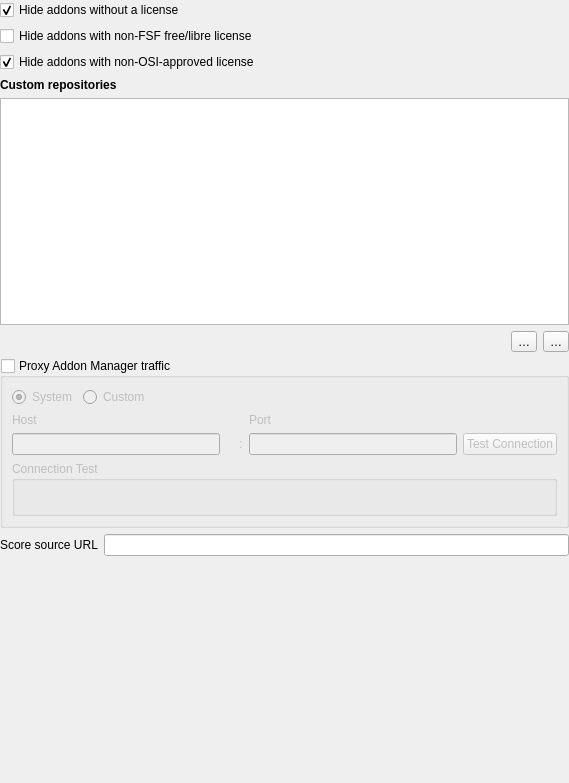
<?xml version="1.0" encoding="UTF-8"?>
<ui version="4.0">
 <class>Gui::Dialog::DlgSettingsAddonManager</class>
 <widget class="QWidget" name="Gui::Dialog::DlgSettingsAddonManager">
  <property name="geometry">
   <rect>
    <x>0</x>
    <y>0</y>
    <width>569</width>
    <height>783</height>
   </rect>
  </property>
  <property name="windowTitle">
   <string>Addon Manager Options</string>
  </property>
  <layout class="QVBoxLayout" name="verticalLayout">
   <property name="leftMargin">
    <number>0</number>
   </property>
   <property name="topMargin">
    <number>0</number>
   </property>
   <property name="rightMargin">
    <number>0</number>
   </property>
   <property name="bottomMargin">
    <number>0</number>
   </property>
   <item>
    <widget class="Gui::PrefCheckBox" name="guiprefcheckboxhideunlicensed">
     <property name="text">
      <string>Hide addons without a license</string>
     </property>
     <property name="checked">
      <bool>true</bool>
     </property>
     <property name="prefEntry" stdset="0">
      <cstring>HideUnlicensed</cstring>
     </property>
     <property name="prefPath" stdset="0">
      <cstring>Addons</cstring>
     </property>
    </widget>
   </item>
   <item>
    <widget class="Gui::PrefCheckBox" name="guiprefcheckboxhidenonfsf">
     <property name="text">
      <string>Hide addons with non-FSF free/libre license</string>
     </property>
     <property name="checked">
      <bool>false</bool>
     </property>
     <property name="prefEntry" stdset="0">
      <cstring>HideNonFSFFreeLibre</cstring>
     </property>
     <property name="prefPath" stdset="0">
      <cstring>Addons</cstring>
     </property>
    </widget>
   </item>
   <item>
    <widget class="Gui::PrefCheckBox" name="guiprefcheckboxnonosi">
     <property name="text">
      <string>Hide addons with non-OSI-approved license</string>
     </property>
     <property name="checked">
      <bool>true</bool>
     </property>
     <property name="prefEntry" stdset="0">
      <cstring>HideNonOSIApproved</cstring>
     </property>
     <property name="prefPath" stdset="0">
      <cstring>Addons</cstring>
     </property>
    </widget>
   </item>
   <item>
    <widget class="QLabel" name="label">
     <property name="font">
      <font>
       <bold>true</bold>
      </font>
     </property>
     <property name="text">
      <string>Custom repositories</string>
     </property>
    </widget>
   </item>
   <item>
    <widget class="QTableView" name="customRepositoriesTableView">
     <property name="alternatingRowColors">
      <bool>true</bool>
     </property>
     <property name="selectionMode">
      <enum>QAbstractItemView::SelectionMode::SingleSelection</enum>
     </property>
     <property name="selectionBehavior">
      <enum>QAbstractItemView::SelectionBehavior::SelectRows</enum>
     </property>
     <property name="sortingEnabled">
      <bool>false</bool>
     </property>
    </widget>
   </item>
   <item>
    <layout class="QHBoxLayout" name="horizontalLayout_2">
     <item>
      <spacer name="horizontalSpacer">
       <property name="orientation">
        <enum>Qt::Orientation::Horizontal</enum>
       </property>
       <property name="sizeHint" stdset="0">
        <size>
         <width>40</width>
         <height>20</height>
        </size>
       </property>
      </spacer>
     </item>
     <item>
      <widget class="QToolButton" name="addCustomRepositoryButton">
       <property name="text">
        <string notr="true">…</string>
       </property>
      </widget>
     </item>
     <item>
      <widget class="QToolButton" name="removeCustomRepositoryButton">
       <property name="text">
        <string notr="true">…</string>
       </property>
      </widget>
     </item>
    </layout>
   </item>
   <item>
    <widget class="QGroupBox" name="proxyGroupBox">
     <property name="toolTip">
      <string>Uses a proxy server to access addon data</string>
     </property>
     <property name="title">
      <string>Proxy Addon Manager traffic</string>
     </property>
     <property name="flat">
      <bool>false</bool>
     </property>
     <property name="checkable">
      <bool>true</bool>
     </property>
     <property name="checked">
      <bool>false</bool>
     </property>
     <layout class="QVBoxLayout" name="verticalLayout_2">
      <item>
       <layout class="QHBoxLayout" name="proxyMainButtonLayout">
        <item>
         <widget class="QRadioButton" name="systemProxyButton">
          <property name="toolTip">
           <string>Uses the system proxy settings</string>
          </property>
          <property name="text">
           <string>System</string>
          </property>
          <property name="checked">
           <bool>true</bool>
          </property>
          <property name="autoExclusive">
           <bool>true</bool>
          </property>
         </widget>
        </item>
        <item>
         <widget class="QRadioButton" name="customProxyButton">
          <property name="toolTip">
           <string>Uses custom proxy settings</string>
          </property>
          <property name="text">
           <string>Custom</string>
          </property>
          <property name="autoExclusive">
           <bool>true</bool>
          </property>
         </widget>
        </item>
        <item>
         <spacer name="horizontalSpacer_3">
          <property name="orientation">
           <enum>Qt::Orientation::Horizontal</enum>
          </property>
          <property name="sizeHint" stdset="0">
           <size>
            <width>40</width>
            <height>20</height>
           </size>
          </property>
         </spacer>
        </item>
       </layout>
      </item>
      <item>
       <layout class="QGridLayout" name="proxyHostSettingLayout">
        <item row="0" column="0">
         <widget class="QLabel" name="proxyHostLabel">
          <property name="text">
           <string>Host</string>
          </property>
         </widget>
        </item>
        <item row="1" column="2">
         <widget class="QLabel" name="proxyColonSeparatorLabel">
          <property name="text">
           <string>:</string>
          </property>
         </widget>
        </item>
        <item row="1" column="3">
         <widget class="QLineEdit" name="proxyPortLineEdit"/>
        </item>
        <item row="0" column="3">
         <widget class="QLabel" name="proxyPortLabel">
          <property name="text">
           <string>Port</string>
          </property>
         </widget>
        </item>
        <item row="1" column="1">
         <widget class="QLabel" name="proxyHostInvalidIcon"/>
        </item>
        <item row="1" column="4">
         <widget class="QPushButton" name="proxyTestButton">
          <property name="toolTip">
           <string>Tests these proxy settings</string>
          </property>
          <property name="text">
           <string>Test Connection</string>
          </property>
         </widget>
        </item>
        <item row="1" column="0">
         <widget class="QLineEdit" name="proxyHostLineEdit"/>
        </item>
       </layout>
      </item>
      <item>
       <widget class="QGroupBox" name="proxyStatusTestGroupBox">
        <property name="title">
         <string>Connection Test</string>
        </property>
        <layout class="QHBoxLayout" name="proxyStatusTestLayout">
         <item>
          <widget class="QLabel" name="proxyStatusTestOutputLabel">
           <property name="text">
            <string/>
           </property>
          </widget>
         </item>
        </layout>
       </widget>
      </item>
     </layout>
    </widget>
   </item>
   <item>
    <layout class="QHBoxLayout" name="horizontalLayoutScore">
     <item>
      <widget class="QLabel" name="label_score">
       <property name="text">
        <string>Score source URL</string>
       </property>
      </widget>
     </item>
     <item>
      <widget class="Gui::PrefLineEdit" name="guipreflineeditscoresourceurl">
       <property name="sizePolicy">
        <sizepolicy hsizetype="Expanding" vsizetype="Fixed">
         <horstretch>0</horstretch>
         <verstretch>0</verstretch>
        </sizepolicy>
       </property>
       <property name="toolTip">
        <string>Specifies the URL for addon score data</string>
       </property>
       <property name="prefEntry" stdset="0">
        <cstring>AddonsScoreURL</cstring>
       </property>
       <property name="prefPath" stdset="0">
        <cstring>Addons</cstring>
       </property>
      </widget>
     </item>
    </layout>
   </item>
   <item>
    <spacer name="verticalSpacer">
     <property name="orientation">
      <enum>Qt::Orientation::Vertical</enum>
     </property>
     <property name="sizeHint" stdset="0">
      <size>
       <width>20</width>
       <height>40</height>
      </size>
     </property>
    </spacer>
   </item>
  </layout>
 </widget>
 <customwidgets>
  <customwidget>
   <class>Gui::PrefCheckBox</class>
   <extends>QCheckBox</extends>
   <header>Gui/PrefWidgets.h</header>
  </customwidget>
  <customwidget>
   <class>Gui::PrefLineEdit</class>
   <extends>QLineEdit</extends>
   <header>Gui/PrefWidgets.h</header>
  </customwidget>
 </customwidgets>
 <tabstops>
  <tabstop>guiprefcheckboxhideunlicensed</tabstop>
  <tabstop>guiprefcheckboxhidenonfsf</tabstop>
  <tabstop>guiprefcheckboxnonosi</tabstop>
  <tabstop>customRepositoriesTableView</tabstop>
  <tabstop>addCustomRepositoryButton</tabstop>
  <tabstop>removeCustomRepositoryButton</tabstop>
  <tabstop>proxyGroupBox</tabstop>
  <tabstop>systemProxyButton</tabstop>
  <tabstop>customProxyButton</tabstop>
  <tabstop>proxyHostLineEdit</tabstop>
  <tabstop>proxyPortLineEdit</tabstop>
  <tabstop>proxyTestButton</tabstop>
  <tabstop>guipreflineeditscoresourceurl</tabstop>
 </tabstops>
 <resources/>
 <connections/>
</ui>
